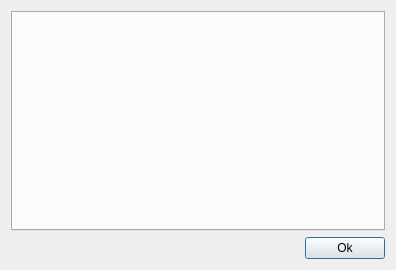
<?xml version="1.0" encoding="UTF-8"?>
<ui version="4.0">
 <class>USettings</class>
 <widget class="QDialog" name="USettings">
  <property name="geometry">
   <rect>
    <x>0</x>
    <y>0</y>
    <width>396</width>
    <height>270</height>
   </rect>
  </property>
  <property name="windowTitle">
   <string>Настройки</string>
  </property>
  <layout class="QVBoxLayout" name="verticalLayout">
   <item>
    <widget class="QTabWidget" name="tabWidgetPages">
     <property name="currentIndex">
      <number>-1</number>
     </property>
    </widget>
   </item>
   <item>
    <layout class="QHBoxLayout" name="horizontalLayout">
     <item>
      <spacer name="horizontalSpacer">
       <property name="orientation">
        <enum>Qt::Horizontal</enum>
       </property>
       <property name="sizeHint" stdset="0">
        <size>
         <width>40</width>
         <height>20</height>
        </size>
       </property>
      </spacer>
     </item>
     <item>
      <widget class="QPushButton" name="pButtonOk">
       <property name="text">
        <string>Ok</string>
       </property>
       <property name="default">
        <bool>true</bool>
       </property>
      </widget>
     </item>
    </layout>
   </item>
  </layout>
 </widget>
 <resources/>
 <connections/>
</ui>
